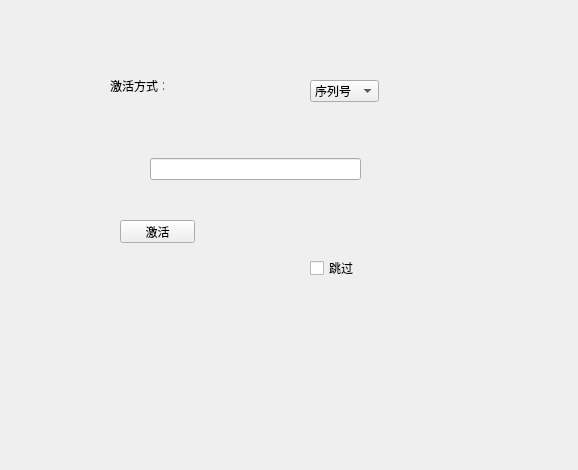
<?xml version="1.0" encoding="UTF-8"?>
<ui version="4.0">
 <class>FourthWizard</class>
 <widget class="QWizardPage" name="FourthWizard">
  <property name="geometry">
   <rect>
    <x>0</x>
    <y>0</y>
    <width>578</width>
    <height>470</height>
   </rect>
  </property>
  <property name="windowTitle">
   <string>WizardPage</string>
  </property>
  <widget class="QComboBox" name="comboBox">
   <property name="geometry">
    <rect>
     <x>310</x>
     <y>80</y>
     <width>69</width>
     <height>22</height>
    </rect>
   </property>
   <item>
    <property name="text">
     <string>序列号</string>
    </property>
   </item>
   <item>
    <property name="text">
     <string>账号</string>
    </property>
   </item>
  </widget>
  <widget class="QPushButton" name="pushButton">
   <property name="geometry">
    <rect>
     <x>120</x>
     <y>220</y>
     <width>75</width>
     <height>23</height>
    </rect>
   </property>
   <property name="text">
    <string>激活</string>
   </property>
  </widget>
  <widget class="QLabel" name="label">
   <property name="geometry">
    <rect>
     <x>110</x>
     <y>80</y>
     <width>54</width>
     <height>12</height>
    </rect>
   </property>
   <property name="text">
    <string>激活方式：</string>
   </property>
  </widget>
  <widget class="QStackedWidget" name="stackedWidget">
   <property name="geometry">
    <rect>
     <x>130</x>
     <y>120</y>
     <width>251</width>
     <height>80</height>
    </rect>
   </property>
   <property name="currentIndex">
    <number>0</number>
   </property>
   <widget class="QWidget" name="page">
    <widget class="QWidget" name="widget" native="true">
     <property name="geometry">
      <rect>
       <x>20</x>
       <y>30</y>
       <width>211</width>
       <height>38</height>
      </rect>
     </property>
     <layout class="QHBoxLayout" name="horizontalLayout">
      <item>
       <widget class="QLineEdit" name="lineEdit"/>
      </item>
     </layout>
    </widget>
   </widget>
   <widget class="QWidget" name="page_2">
    <widget class="QWidget" name="widget_4" native="true">
     <property name="geometry">
      <rect>
       <x>0</x>
       <y>0</y>
       <width>229</width>
       <height>82</height>
      </rect>
     </property>
     <layout class="QHBoxLayout" name="horizontalLayout_3">
      <item>
       <widget class="QWidget" name="widget_2" native="true">
        <layout class="QVBoxLayout" name="verticalLayout">
         <item>
          <widget class="QLabel" name="label_2">
           <property name="text">
            <string>账号：</string>
           </property>
          </widget>
         </item>
         <item>
          <widget class="QLabel" name="label_3">
           <property name="text">
            <string>密码：</string>
           </property>
          </widget>
         </item>
        </layout>
       </widget>
      </item>
      <item>
       <widget class="QWidget" name="widget_3" native="true">
        <layout class="QVBoxLayout" name="verticalLayout_2">
         <item>
          <widget class="QLineEdit" name="lineEdit_2"/>
         </item>
         <item>
          <widget class="QLineEdit" name="lineEdit_3"/>
         </item>
        </layout>
       </widget>
      </item>
     </layout>
    </widget>
   </widget>
  </widget>
  <widget class="QCheckBox" name="checkBox">
   <property name="geometry">
    <rect>
     <x>310</x>
     <y>260</y>
     <width>71</width>
     <height>16</height>
    </rect>
   </property>
   <property name="text">
    <string>跳过</string>
   </property>
  </widget>
 </widget>
 <resources/>
 <connections/>
</ui>
